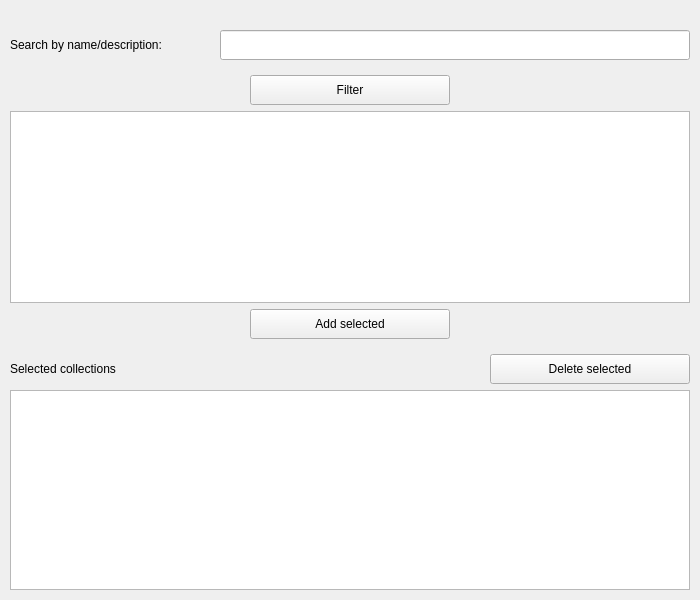
<?xml version='1.0' encoding='UTF-8'?>
<ui version="4.0">
 <class>frm_default_collections</class>
 <widget class="QWidget" name="frm_default_collections">
  <property name="geometry">
   <rect>
    <x>0</x>
    <y>0</y>
    <width>700</width>
    <height>600</height>
   </rect>
  </property>
  <property name="minimumSize">
   <size>
    <width>700</width>
    <height>220</height>
   </size>
  </property>
  <property name="maximumSize">
   <size>
    <width>999999</width>
    <height>999999</height>
   </size>
  </property>
  <property name="windowTitle">
   <string>Catalog selection</string>
  </property>
  <layout class="QVBoxLayout" name="verticalLayout">
   <property name="spacing">
    <number>0</number>
   </property>
   <property name="leftMargin">
    <number>0</number>
   </property>
   <property name="topMargin">
    <number>0</number>
   </property>
   <property name="rightMargin">
    <number>0</number>
   </property>
   <property name="bottomMargin">
    <number>0</number>
   </property>
   <item>
    <widget class="QFrame" name="frame_content">
     <property name="frameShape">
      <enum>QFrame::NoFrame</enum>
     </property>
     <property name="frameShadow">
      <enum>QFrame::Raised</enum>
     </property>
     <layout class="QGridLayout" name="gridLayout_6">
      <property name="leftMargin">
       <number>10</number>
      </property>
      <property name="topMargin">
       <number>10</number>
      </property>
      <property name="rightMargin">
       <number>10</number>
      </property>
      <property name="bottomMargin">
       <number>10</number>
      </property>
      <property name="spacing">
       <number>0</number>
      </property>
      <item row="0" column="0" colspan="2">
       <widget class="QFrame" name="frame_5">
        <property name="minimumSize">
         <size>
          <width>0</width>
          <height>0</height>
         </size>
        </property>
        <property name="frameShape">
         <enum>QFrame::NoFrame</enum>
        </property>
        <property name="frameShadow">
         <enum>QFrame::Raised</enum>
        </property>
        <layout class="QGridLayout" name="gridLayout_2">
         <property name="leftMargin">
          <number>0</number>
         </property>
         <property name="topMargin">
          <number>20</number>
         </property>
         <property name="rightMargin">
          <number>0</number>
         </property>
         <property name="bottomMargin">
          <number>0</number>
         </property>
         <property name="horizontalSpacing">
          <number>0</number>
         </property>
         <property name="verticalSpacing">
          <number>15</number>
         </property>
         <item row="0" column="0">
          <widget class="QLabel" name="label_2">
           <property name="minimumSize">
            <size>
             <width>210</width>
             <height>0</height>
            </size>
           </property>
           <property name="maximumSize">
            <size>
             <width>16777215</width>
             <height>16777215</height>
            </size>
           </property>
           <property name="text">
            <string>Search by name/description:</string>
           </property>
          </widget>
         </item>
         <item row="1" column="0" colspan="3">
          <widget class="QFrame" name="frame_7">
           <property name="frameShape">
            <enum>QFrame::NoFrame</enum>
           </property>
           <property name="frameShadow">
            <enum>QFrame::Raised</enum>
           </property>
           <layout class="QHBoxLayout" name="horizontalLayout_2">
            <property name="spacing">
             <number>0</number>
            </property>
            <property name="leftMargin">
             <number>0</number>
            </property>
            <property name="topMargin">
             <number>0</number>
            </property>
            <property name="rightMargin">
             <number>0</number>
            </property>
            <property name="bottomMargin">
             <number>6</number>
            </property>
            <item>
             <spacer name="horizontalSpacer">
              <property name="orientation">
               <enum>Qt::Horizontal</enum>
              </property>
              <property name="sizeHint" stdset="0">
               <size>
                <width>40</width>
                <height>20</height>
               </size>
              </property>
             </spacer>
            </item>
            <item>
             <widget class="QPushButton" name="btn_filter_results">
              <property name="minimumSize">
               <size>
                <width>200</width>
                <height>30</height>
               </size>
              </property>
              <property name="maximumSize">
               <size>
                <width>200</width>
                <height>30</height>
               </size>
              </property>
              <property name="text">
               <string>Filter</string>
              </property>
             </widget>
            </item>
            <item>
             <spacer name="horizontalSpacer_2">
              <property name="orientation">
               <enum>Qt::Horizontal</enum>
              </property>
              <property name="sizeHint" stdset="0">
               <size>
                <width>40</width>
                <height>20</height>
               </size>
              </property>
             </spacer>
            </item>
           </layout>
          </widget>
         </item>
         <item row="0" column="1">
          <widget class="QLineEdit" name="txt_search">
           <property name="minimumSize">
            <size>
             <width>0</width>
             <height>30</height>
            </size>
           </property>
           <property name="maximumSize">
            <size>
             <width>16777215</width>
             <height>30</height>
            </size>
           </property>
          </widget>
         </item>
        </layout>
       </widget>
      </item>
      <item row="2" column="0" colspan="2">
       <widget class="QFrame" name="frame">
        <property name="frameShape">
         <enum>QFrame::NoFrame</enum>
        </property>
        <property name="frameShadow">
         <enum>QFrame::Raised</enum>
        </property>
        <layout class="QGridLayout" name="gridLayout_3">
         <property name="leftMargin">
          <number>0</number>
         </property>
         <property name="topMargin">
          <number>0</number>
         </property>
         <property name="rightMargin">
          <number>0</number>
         </property>
         <property name="bottomMargin">
          <number>0</number>
         </property>
         <property name="verticalSpacing">
          <number>6</number>
         </property>
         <item row="0" column="0">
          <widget class="QLabel" name="label_3">
           <property name="minimumSize">
            <size>
             <width>0</width>
             <height>30</height>
            </size>
           </property>
           <property name="maximumSize">
            <size>
             <width>16777215</width>
             <height>30</height>
            </size>
           </property>
           <property name="text">
            <string>Selected collections</string>
           </property>
           <property name="alignment">
            <set>Qt::AlignLeading|Qt::AlignLeft|Qt::AlignVCenter</set>
           </property>
          </widget>
         </item>
         <item row="0" column="1">
          <spacer name="horizontalSpacer_5">
           <property name="orientation">
            <enum>Qt::Horizontal</enum>
           </property>
           <property name="sizeHint" stdset="0">
            <size>
             <width>40</width>
             <height>20</height>
            </size>
           </property>
          </spacer>
         </item>
         <item row="0" column="2">
          <widget class="QPushButton" name="btn_remove_selected">
           <property name="minimumSize">
            <size>
             <width>200</width>
             <height>30</height>
            </size>
           </property>
           <property name="maximumSize">
            <size>
             <width>200</width>
             <height>30</height>
            </size>
           </property>
           <property name="text">
            <string>Delete selected</string>
           </property>
          </widget>
         </item>
         <item row="1" column="0" colspan="3">
          <widget class="QTableWidget" name="tbl_selected_collections" />
         </item>
        </layout>
       </widget>
      </item>
      <item row="1" column="0">
       <widget class="QFrame" name="frame_2">
        <property name="minimumSize">
         <size>
          <width>0</width>
          <height>0</height>
         </size>
        </property>
        <property name="frameShape">
         <enum>QFrame::NoFrame</enum>
        </property>
        <property name="frameShadow">
         <enum>QFrame::Raised</enum>
        </property>
        <layout class="QGridLayout" name="gridLayout">
         <property name="leftMargin">
          <number>0</number>
         </property>
         <property name="topMargin">
          <number>0</number>
         </property>
         <property name="rightMargin">
          <number>0</number>
         </property>
         <property name="bottomMargin">
          <number>15</number>
         </property>
         <property name="horizontalSpacing">
          <number>0</number>
         </property>
         <item row="0" column="0" colspan="3">
          <widget class="QTableWidget" name="tbl_provider_collections" />
         </item>
         <item row="1" column="0">
          <spacer name="horizontalSpacer_3">
           <property name="orientation">
            <enum>Qt::Horizontal</enum>
           </property>
           <property name="sizeHint" stdset="0">
            <size>
             <width>270</width>
             <height>20</height>
            </size>
           </property>
          </spacer>
         </item>
         <item row="1" column="1">
          <widget class="QPushButton" name="btn_add_selected">
           <property name="minimumSize">
            <size>
             <width>200</width>
             <height>30</height>
            </size>
           </property>
           <property name="maximumSize">
            <size>
             <width>200</width>
             <height>30</height>
            </size>
           </property>
           <property name="text">
            <string>Add selected</string>
           </property>
          </widget>
         </item>
         <item row="1" column="2">
          <spacer name="horizontalSpacer_4">
           <property name="orientation">
            <enum>Qt::Horizontal</enum>
           </property>
           <property name="sizeHint" stdset="0">
            <size>
             <width>269</width>
             <height>20</height>
            </size>
           </property>
          </spacer>
         </item>
        </layout>
       </widget>
      </item>
     </layout>
    </widget>
   </item>
  </layout>
 </widget>
 <connections />
</ui>
